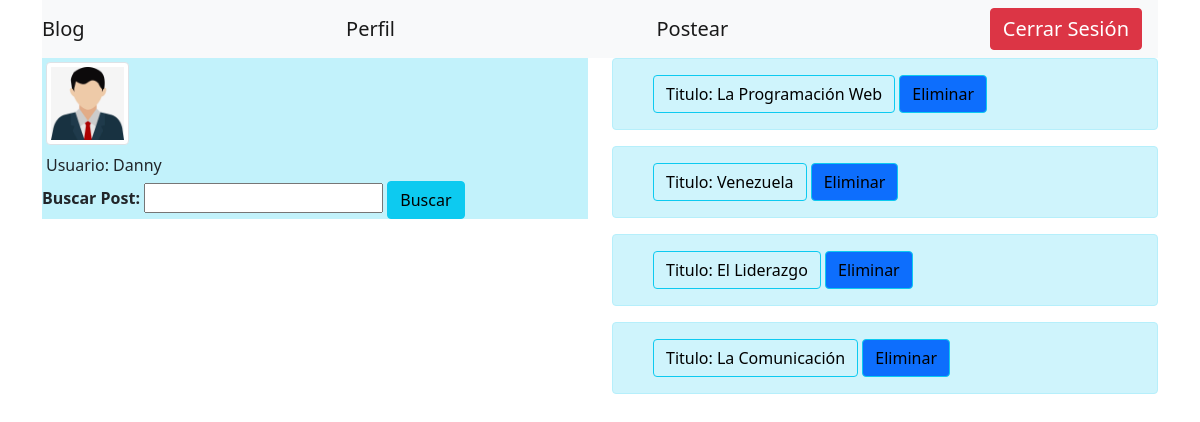
Screenshot of /Blog/FuncS/ListPost.php (signed in) with the database file from the repository.
### tables this page shows
CREATE TABLE `poster` (
  `id` int(11) NOT NULL,
  `post` varchar(500) NOT NULL,
  `usuario` int(11) NOT NULL,
  `fecha_post` date NOT NULL,
  `titulo` varchar(100) NOT NULL
);

### Blog/FuncS/ListPost.php (the view, shortened to what this page needs)
<?php
include "../Conexion/conexion.php";
if(!isset($_SESSION['usuario'])) {
        require_once('plantillas/MainReg.html');
?>
<!DOCTYPE html>
<html>
        <head>
        <title>Blog</title>
        <meta charset="UTF-8">
        <meta name="viewport" content="width=device-width, initial-scale=1.0">
    </head>
    <body>
        <?php
        }else{
        ?>
        <div class="container">
            <div class="row">
            <div class="col-md-12">
      <nav class="navbar navbar-light bg-light">
  <a class="navbar-brand">Blog
  </a>
        <a class="navbar-brand" href="../Perfil/perfil.php">Perfil
  </a>
          <a class="navbar-brand" href="../Perfil/portal.php">Postear
  </a>
          <a class="navbar-brand btn btn-danger text-white" href="logout.php">Cerrar Sesión
  </a>
</nav>
</div>
        <div class="col-md-6">
                <div class="col-md-12 bg-info bg-opacity-25">
                <?php
                    $ruta='../files/'.$_SESSION['id'].'/';
                    $filehandle = opendir($ruta);
                    while ($file = readdir($filehandle)) {
                    if ($file != "." && $file != "..") {
                    ?>
                <div class="col-md-2 p-1">
                    <img class="img-thumbnail" <?php echo "src='$ruta$file'" ?>>
                </div>
                    <?php
                    }
                    }
?>
                    <label class="p-1">Usuario: <?php echo $_SESSION['usuario']; ?></label>
            </div>
            <div class="col-md-12 bg-info bg-opacity-25">
              <form action="<?php $_SERVER['PHP_SELF']; ?>" method="POST">
					<b>Buscar Post: </b><input type="text" id="campo" name="campo" />
					<input type="submit" id="enviar" name="enviar" value="Buscar" class="btn btn-info" />
                </form>
            </div>
        </div>
         <div class="col-md-6">
            <div class="formuReg">
                <?php
                    $Poster = "SELECT * FROM poster WHERE id >= 0 ORDER BY id DESC";
                    $resultPost = $mysqli->query($Poster);
		while($rowPoster=$resultPost->fetch_array(MYSQLI_ASSOC))
                {
                        ?>
                    <div class="alert alert-info">
                        <div class="container">
                            <div class="alert-icon">
                <a class="btn btn-outline-info text-black" href="../Perfil/postDirec.php?id=<?php echo $rowPoster['id'];?>">Titulo: <?php echo $rowPoster['titulo']; ?></a>
                <a class="btn btn-outline-info text-black btn-primary" href="../FuncionesInfo/EliminarPost.php?id=<?php echo $rowPoster['id']; ?>">Eliminar</a>
            </div>
        </div>
            </div>
                <?php } ?>
        </div>
        <?php
        }
        ?>
    </body>
</html>

### rows the page displays
poster: titulo "La Programación Web"
poster: titulo "Venezuela"
poster: titulo "El Liderazgo"
poster: titulo "La Comunicación"

### other values shown
$_SESSION['usuario'] "Danny"
